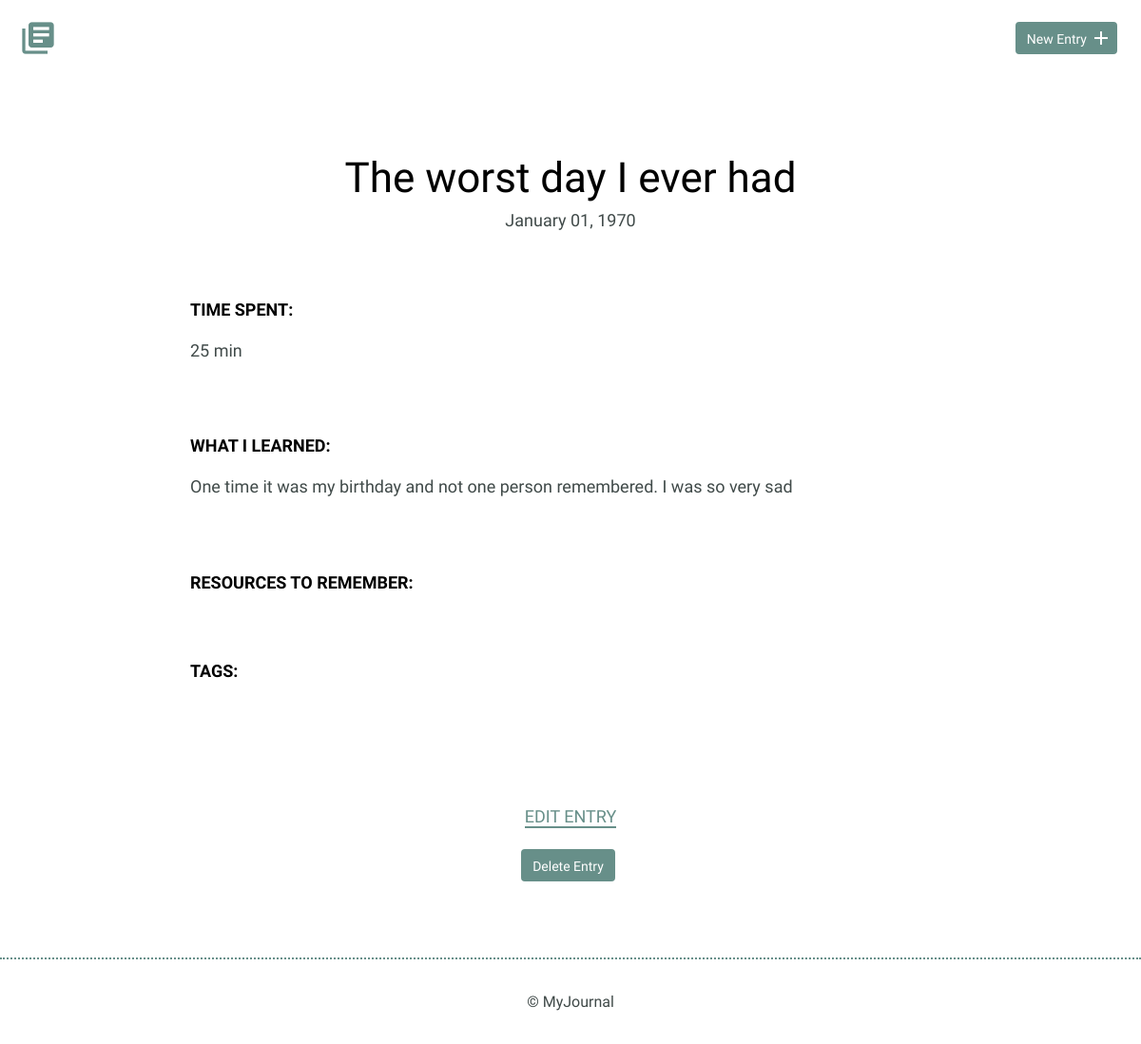
Page /detail.php?id=2 on the earlier database version.
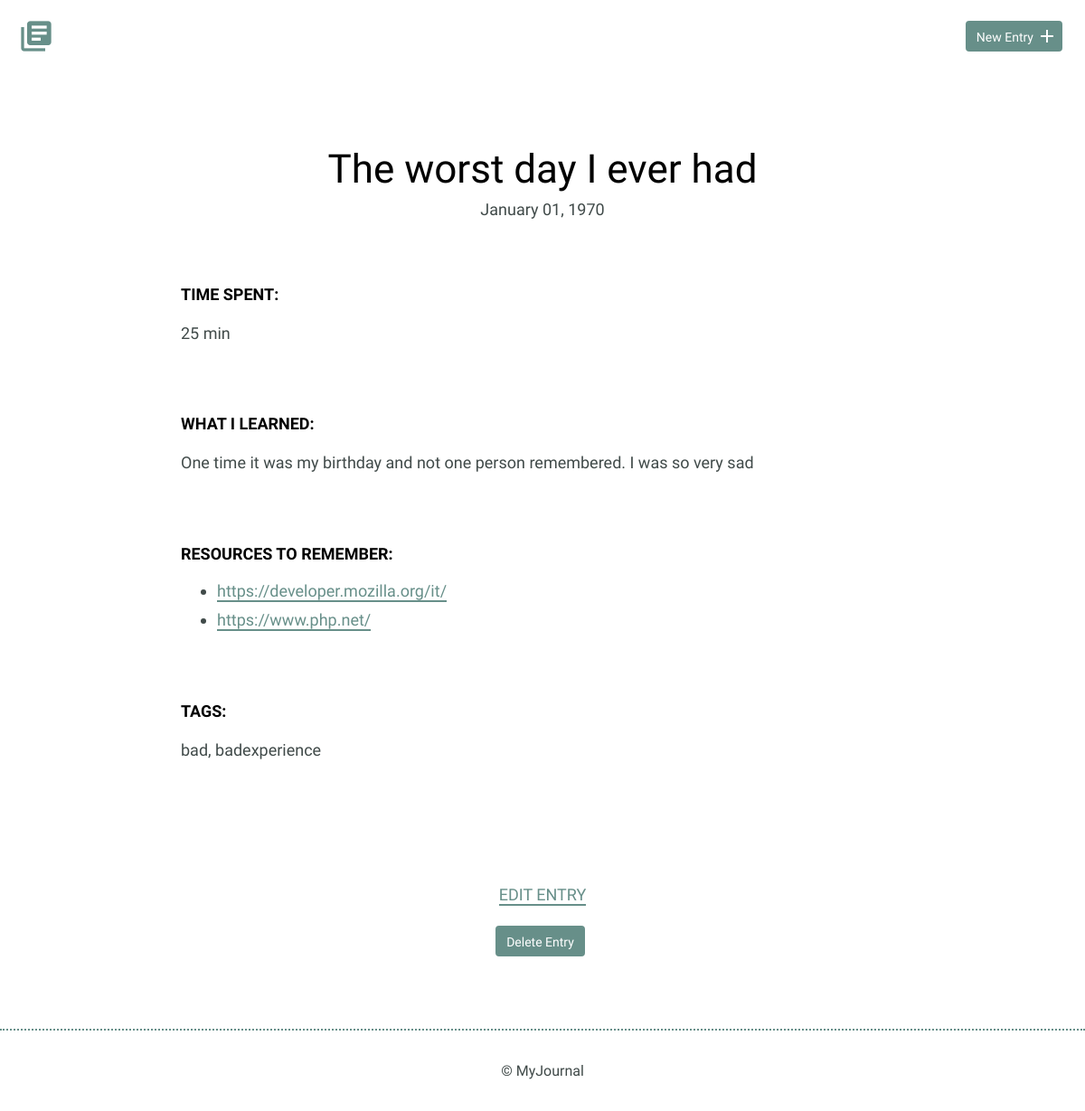
Same page on the later database version.
### tables this page shows
CREATE TABLE "entries" (
	`id`	INTEGER,
	`title`	TEXT,
	`date`	TEXT,
	`time_spent`	INTEGER,
	`learned`	BLOB,
	`resources`	BLOB, tags TEXT,
	PRIMARY KEY(`id`)
);

### detail.php (the view, shortened to what this page needs)
<?php
include('inc/header.php');
include('inc/functions.php');
if(!empty($_GET['id'])){
    $entry_id = intval($_GET['id']);
}
try{
    $result = $db->prepare('SELECT *
    FROM entries
    WHERE id =?');
    $result->bindParam(1, $entry_id);
    $result->execute();
}catch(Exception $e){
    echo $e->getMessage();
    die();
}
$entry = $result->fetch(PDO::FETCH_ASSOC);
?>
                <div class="entry-list single">
                    <article>
                        <h1><?php echo $entry['title']; ?></h1>
                        <time datetime="<?php echo $entry['date'];?>"><?php echo date('F d, Y', $entry['date']);?></time>
                        <div class="entry">
                            <h3>Time Spent: </h3>
                            <p><?php echo $entry['time_spent'];?></p>
                        </div>
                        <div class="entry">
                            <h3>What I Learned:</h3>
                            <p><?php echo $entry['learned'];?></p>
                        </div>
                        <div class="entry">
                            <h3>Resources to Remember:</h3>
                            <?php
                                if (!empty($entry['resources'])) {
                                    echo "<ul>";
                                    foreach (explode(',', $entry['resources']) as $ent) {
                                        if (stripos(trim($ent), 'http://') === 0 or stripos(trim($ent), 'https://') === 0) {
                                            echo "<li><a href='" . strtolower(trim($ent)) . "' target='_blank'>" . strtolower(trim($ent)) . "</a></li>";
                                        } else {
                                            echo "<li>" . trim($ent) . "</li>";
                                        }
                                    }
                                    echo "</ul>";
                                }
                            ?>
                        </div>
                        <div class="entry">
                            <h3>Tags:</h3>
                            <p><?php echo $entry['tags'];?></p>
                        </div>
                    </article>
                </div>
            </div>
            <div class="edit">
                <p><a href="edit.php?id=<?php echo $entry['id'];?>">Edit Entry</a></p>
                <?php
                                              echo " <form method='post' action='detail.php' onsubmit='return confirm(\"Are you sure you want to delete this entry?\")'>\n";
                                              echo '<input type="submit" value="Delete Entry" class="button">';
                                              echo " </form>";
                ?>
            </div>
        </section>
        <footer>
            <div>
                &copy; MyJournal
            </div>
        </footer>
    </body>
</html>

Differences in the rows shown:
changed entries "The worst day I ever had": tags (not shown) → "bad, badexperience"
Other differences:
new list line: "https://developer.mozilla.org/it/"
new list line: "https://www.php.net/"
